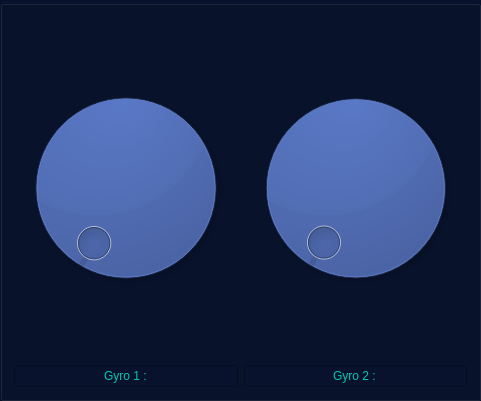
                                        <widget class="QGroupBox" name="groupBox">
                                            <property name="geometry">
                                                <rect>
                                                    <x>1050</x>
                                                    <y>490</y>
                                                    <width>481</width>
                                                    <height>401</height>
                                                </rect>
                                            </property>
                                            <property name="styleSheet">
                                                <string notr="true">background-color: #08122C;
                                                    color:white;
                                                </string>
                                            </property>
                                            <property name="title">
                                                <string/>
                                            </property>
                                            <property name="alignment">
                                                <set>Qt::AlignCenter</set>
                                            </property>
                                            <layout class="QGridLayout" name="gridLayout_11">
                                                <item row="0" column="0" rowspan="2">
                                                    <widget class="QDial" name="Gyro1SpinDial"/>
                                                </item>
                                                <item row="0" column="2" rowspan="2">
                                                    <widget class="QDial" name="Gyro2SpinDial"/>
                                                </item>
                                                <item row="2" column="0">
                                                    <widget class="QLineEdit" name="SpinDial1Placeholder">
                                                        <property name="styleSheet">
                                                            <string notr="true">background-color: #08122C;
                                                                color:rgb(0, 199, 179);
                                                            </string>
                                                        </property>
                                                        <property name="text">
                                                            <string>Gyro 1 :</string>
                                                        </property>
                                                        <property name="alignment">
                                                            <set>Qt::AlignCenter</set>
                                                        </property>
                                                        <property name="readOnly">
                                                            <bool>true</bool>
                                                        </property>
                                                    </widget>
                                                </item>
                                                <item row="2" column="2">
                                                    <widget class="QLineEdit" name="SpinDial2Placeholder">
                                                        <property name="styleSheet">
                                                            <string notr="true">background-color: #08122C;
                                                                color:rgb(0, 199, 179);
                                                                border-color:rgb(0, 199, 179);
                                                            </string>
                                                        </property>
                                                        <property name="text">
                                                            <string>Gyro 2 :</string>
                                                        </property>
                                                        <property name="alignment">
                                                            <set>Qt::AlignCenter</set>
                                                        </property>
                                                        <property name="readOnly">
                                                            <bool>true</bool>
                                                        </property>
                                                    </widget>
                                                </item>
                                            </layout>
                                        </widget>
